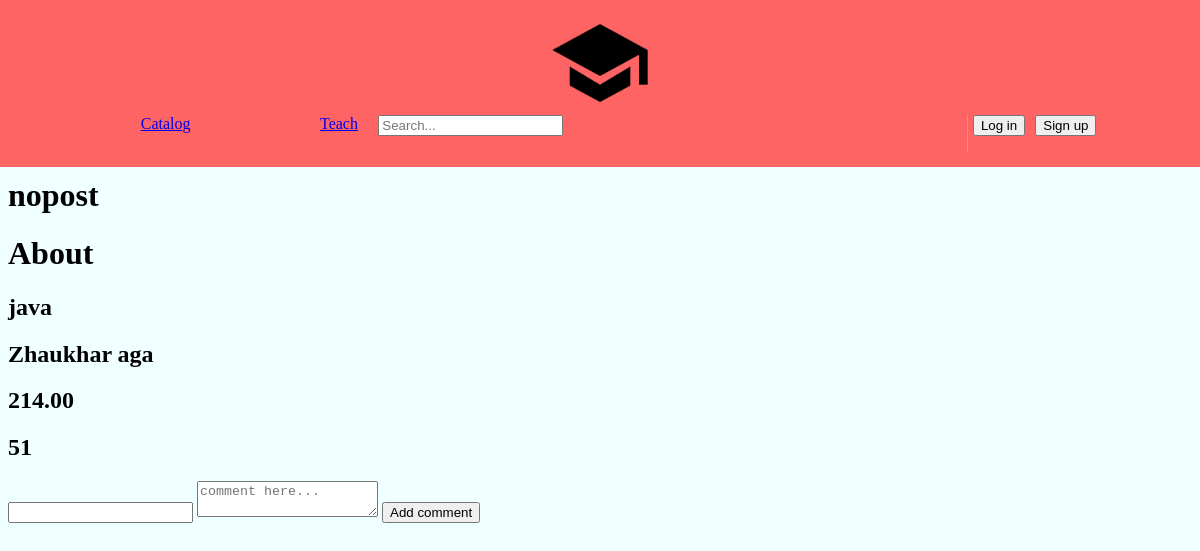
/51/addcmnt, run on an earlier commit of the app's database.
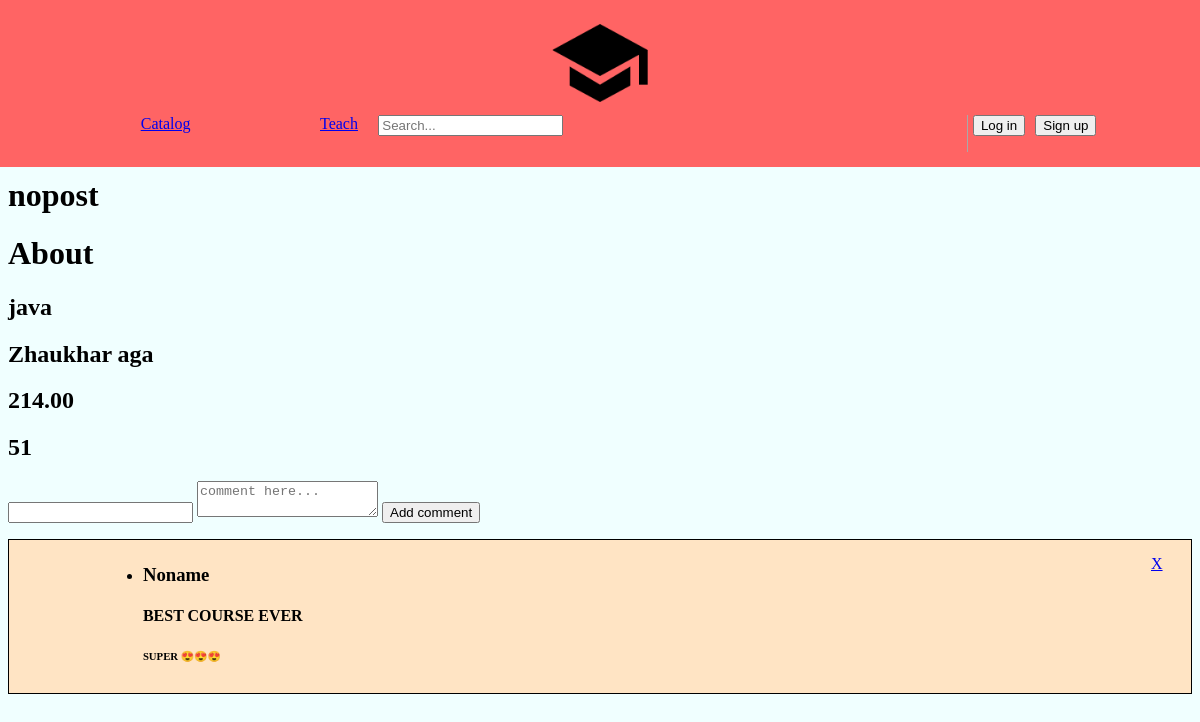
And on a later commit of the database.
### main/models.py (models this page shows, shortened)
class Comment(models.Model):
   author = models.CharField(max_length=64)
   course_id = models.IntegerField(null=False)
   post = models.CharField(max_length=64)
   text = models.TextField(max_length=1024)
   date = models.DateField(default=timezone.now)
   time = models.CharField(max_length=64,default="asds")

### main/views.py (the view)
# urls.py: path('<int:courseid>/addcmnt', views.addCom , name='addcmnt'),
def addCom(request,courseid):
    if request.method== 'POST':
        cmnt = request.POST['com']
        c = Course.objects.all().get(pk=courseid)
        name = c.coursename
        teacher = c.teacher
        price = c.price
        comment = Comment.objects.filter(
            Q(course_id=c.pk)
        )
        if not request.user.is_authenticated:
            return render(request, 'main/About.html', {
                'name': name,
                'teacher': teacher,
                'id': price,
                'crsid': courseid,
                'comments': comment,
                'msg': 'You not logged in'
            })
        else:
            com = Comment()
            com.author = request.user.username
            com.course_id = courseid
            com.post = request.POST['post']
            com.text = cmnt
            com.date = timezone.now()
            time = str(com.date.strftime('%H:%M:%S'))
            com.save()
            return render(request, 'main/About.html', {
                'name': name,
                'teacher': teacher,
                'id': price,
                'crsid': courseid,
                'time':com.time,
                'comments': comment,
            })
        return render(request, 'main/About.html', {
            'name': name,
            'teacher': teacher,
            'id': price,
            'crsid': courseid,
            'comments': comment,
        })
    else:
        c = Course.objects.all().get(pk=courseid)
        name = c.coursename
        teacher = c.teacher
        price = c.price
        comment = Comment.objects.filter(
            Q(course_id=c.pk)
        )
        return render(request, 'main/About.html', {
            'name': name,
            'teacher': teacher,
            'id': price,
            'comments': comment,
            'crsid': courseid,
            'msg':'nopost'
        })

### main/templates/main/About.html (shortened to what this page needs)
{% load static %}
{% include 'main/header.html' %}
<html lang="en">
<head>
        <link rel="stylesheet" type="text/css" href="{% static 'main/about.css' %}">
</head>
<body>
<h1>{{ msg }}</h1>
<h1>About</h1>
<div class="course">
    <h2>{{ name }}</h2>
    <h2>{{ teacher }}</h2>
    <h2>{{ id }}</h2>
    <h2>{{ crsid }}</h2>
<form method="post" action="{% url 'addcmnt' courseid=crsid%}">
        <div class="comm">
        <input type="text" name="post">
        <textarea placeholder="comment here..." name="com"></textarea>
        <a><button type="submit">Add comment</button></a>
        </div>
    </form>
</body>
        <div>{% for c in comments %}
        <ul class="comment">
        <a style="float: right; margin-right: 2%" href="{% url 'delcom' c.pk %}">X</a>
            <li>
                <h3>{{  c.author }}</h3>
                <h4>{{ c.post }}</h4>
                <h6>{{ c.text }}</h6>
            </li>
        </ul>
    {% endfor %}
    </div>
</html>

What changed in the data, as far as the page shows it:
added Comment: author "Noname", post "BEST COURSE EVER", text "SUPER 😍😍😍"
